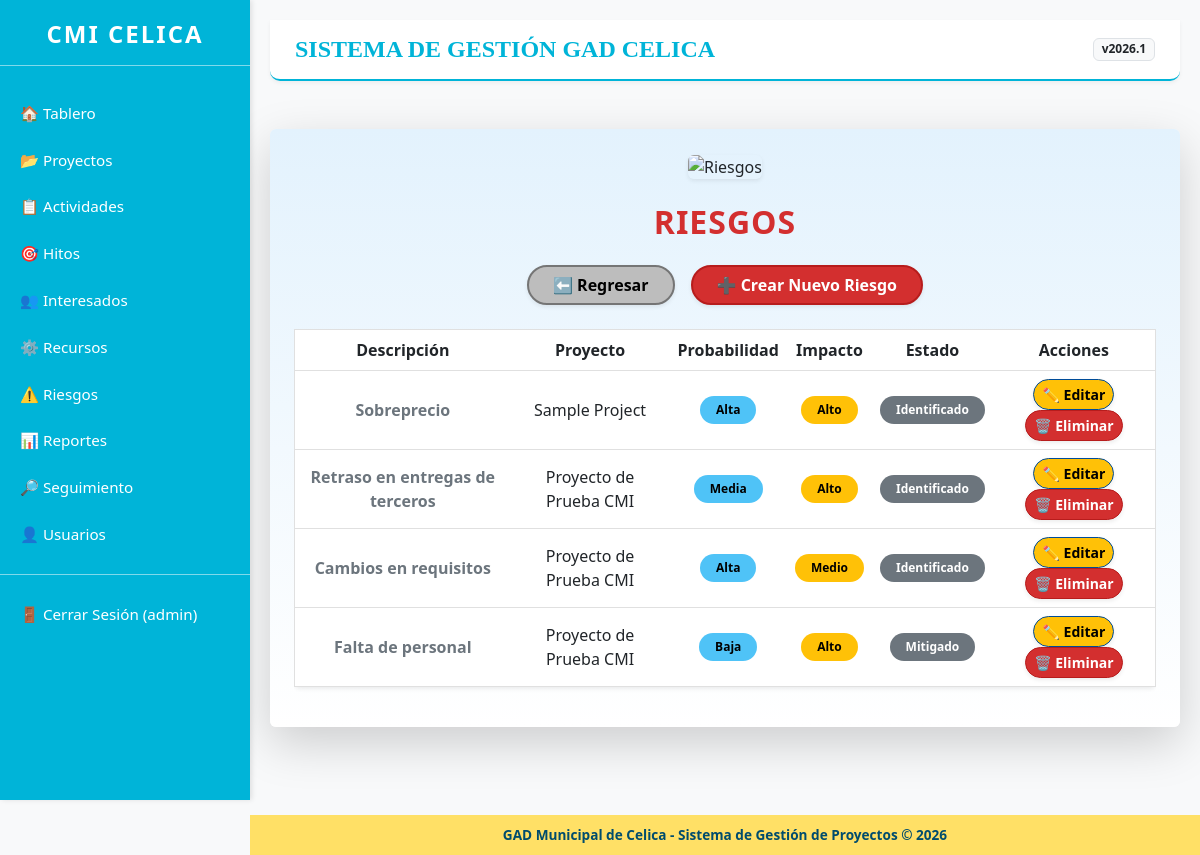
Page /risks/ (signed in) on the committed database.
### risks/models.py (models this page shows, shortened)
class Risk(models.Model):
    PROBABILITY_CHOICES = [
        ('low', 'Baja'),
        ('medium', 'Media'),
        ('high', 'Alta'),
    ]
    IMPACT_CHOICES = [
        ('low', 'Bajo'),
        ('medium', 'Medio'),
        ('high', 'Alto'),
    ]
    STATUS_CHOICES = [
        ('identified', 'Identificado'),
        ('mitigated', 'Mitigado'),
        ('occurred', 'Ocurrido'),
    ]
    project = models.ForeignKey(Project, on_delete=models.CASCADE, verbose_name='Proyecto')
    description = models.TextField(verbose_name='Descripción')
    probability = models.CharField(max_length=10, choices=PROBABILITY_CHOICES, default='medium', verbose_name='Probabilidad')
    impact = models.CharField(max_length=10, choices=IMPACT_CHOICES, default='medium', verbose_name='Impacto')
    status = models.CharField(max_length=20, choices=STATUS_CHOICES, default='identified', verbose_name='Estado')
    mitigation_plan = models.TextField(blank=True, verbose_name='Plan de Mitigación')
    identified_by = models.CharField(max_length=200, verbose_name='Identificado Por')
    identified_date = models.DateField(auto_now_add=True, verbose_name='Fecha de Identificación')
    class Meta:
        verbose_name = 'Riesgo'
        verbose_name_plural = 'Riesgos'

### projects/models.py (models this page shows, shortened)
class Project(models.Model):
    STATUS_CHOICES = [
        ('planning', 'Planificación'),
        ('in_progress', 'En Progreso'),
        ('completed', 'Completado'),
        ('on_hold', 'En Espera'),
        ('modified', 'Modificado'),
    ]
    name = models.CharField(max_length=200, verbose_name='Nombre')
    description = models.TextField(verbose_name='Descripción')
    start_date = models.DateField(verbose_name='Fecha de Inicio')
    end_date = models.DateField(verbose_name='Fecha de Fin')
    status = models.CharField(max_length=20, choices=STATUS_CHOICES, default='planning', verbose_name='Estado')
    budget = models.DecimalField(max_digits=10, decimal_places=2, null=True, blank=True, verbose_name='Presupuesto')
    created_by = models.ForeignKey(User, on_delete=models.CASCADE)
    created_at = models.DateTimeField(auto_now_add=True)
    updated_at = models.DateTimeField(auto_now=True)
    class Meta:
        verbose_name = 'Proyecto'
        verbose_name_plural = 'Proyectos'

### risks/views.py (the view)
# urls.py: path('', views.risk_list, name='risk_list'),
@login_required
def risk_list(request):
    risks = Risk.objects.all()
    return render(request, 'risks/risk_list.html', {'risks': risks})

### templates/risks/risk_list.html (shortened to what this page needs)
{% extends 'base.html' %}
{% load static %}
{% block content %}
<div class="container my-5 p-4 shadow-lg rounded"
     style="background:linear-gradient(180deg,#e3f2fd 0%,#fff 100%); font-family:'Segoe UI','Helvetica Neue',sans-serif;">
    <div class="text-center mb-4">
        <img src="{% static 'projects/images/risks_logo.png' %}"
             alt="Riesgos"
             class="img-fluid rounded shadow-sm"
             style="max-height:120px;">
    </div>
    <h1 class="mb-4 fw-bold text-center"
        style="font-size:2rem; color:#d32f2f; letter-spacing:1px; text-transform:uppercase;">
        Riesgos
    </h1>
    <div class="text-center mb-4 d-flex justify-content-center gap-3 flex-wrap">
        <a href="javascript:history.back()"
           class="btn fw-bold px-4 shadow-sm rounded-pill"
           style="background-color:#bdbdbd; color:#000; border:2px solid #757575;">
           ⬅️ Regresar
        </a>
        <a href="{% url 'risks:risk_create' %}"
           class="btn fw-bold px-4 shadow-sm rounded-pill"
           style="background-color:#d32f2f; color:#fff; border:2px solid #b71c1c;">
           ➕ Crear Nuevo Riesgo
        </a>
    </div>
    <div class="table-responsive">
        <table class="table table-hover align-middle shadow-sm rounded text-center"
               style="border:1px solid #e0e0e0;">
            <thead style="background-color:#ffd600; color:#000; font-weight:700; font-size:1rem;">
                <tr>
                    <th>Descripción</th>
                    <th>Proyecto</th>
                    <th>Probabilidad</th>
                    <th>Impacto</th>
                    <th>Estado</th>
                    <th>Acciones</th>
                </tr>
            </thead>
            <tbody>
                {% for risk in risks %}
                    <tr>
                        <td class="fw-semibold text-secondary">{{ risk.description }}</td>
                        <td>{{ risk.project.name }}</td>
                        <td>
                            <span class="badge px-3 py-2 rounded-pill" style="background-color:#4fc3f7; color:#000;">
                                {{ risk.get_probability_display }}
                            </span>
                        </td>
                        <td>
                            <span class="badge px-3 py-2 rounded-pill" style="background-color:#ffc107; color:#000;">
                                {{ risk.get_impact_display }}
                            </span>
                        </td>
                        <td>
                            <span class="badge px-3 py-2 rounded-pill" style="background-color:#6c757d; color:#fff;">
                                {{ risk.get_status_display }}
                            </span>
                        </td>
                        <td>
                            <a href="{% url 'risks:risk_edit' risk.pk %}"
                               class="btn btn-sm fw-bold shadow-sm rounded-pill"
                               style="background-color:#ffc107; color:#000; border:1px solid #004c99;">
                                ✏️ Editar
                            </a>
                            <a href="{% url 'risks:risk_delete' risk.pk %}"
                               class="btn btn-sm fw-bold shadow-sm rounded-pill"
                               style="background-color:#d32f2f; color:#fff; border:1px solid #b71c1c;">
                                🗑️ Eliminar
                            </a>
                        </td>
                    </tr>
                {% empty %}
                    <tr>
                        <td colspan="6" class="text-secondary text-center py-3">
                            No hay riesgos registrados aún.
                        </td>
                    </tr>
                {% endfor %}
            </tbody>
        </table>
    </div>
</div>
{% endblock %}

### templates/base.html (shortened to what this page needs)
<!DOCTYPE html>
<html lang="es">
<head>
    <link href="https://cdn.jsdelivr.net/npm/bootstrap@5.3.0/dist/css/bootstrap.min.css" rel="stylesheet">
    {% load static %}
</head>
<body>
    <div class="sidebar">
        <div class="text-center mb-4">
            <h4 class="fw-bold" style="letter-spacing: 2px;">CMI CELICA</h4>
            <hr style="background-color: white; opacity: 0.5;">
        </div>
        <a href="{% url 'dashboard' %}">🏠 Tablero</a>
        <a href="{% url 'project_list' %}">📂 Proyectos</a>
        <a href="{% url 'activity_list' %}">📋 Actividades</a>
        <a href="{% url 'milestone_list' %}">🎯 Hitos</a>
        <a href="{% url 'stakeholders:stakeholder_list' %}">👥 Interesados</a>
        <a href="{% url 'resources:resource_list' %}">⚙️ Recursos</a>
        <a href="{% url 'risks:risk_list' %}">⚠️ Riesgos</a>
        <a href="{% url 'reports:report_list' %}">📊 Reportes</a>
        <a href="{% url 'seguimiento_list' %}">🔎 Seguimiento</a>
        <a href="{% url 'user_list' %}">👤 Usuarios</a>
        {% if user.is_authenticated %}
            <hr style="background-color: white; opacity: 0.5;">
            <form method="post" action="{% url 'logout' %}">
                <button type="submit">🚪 Cerrar Sesión ({{ user.username }})</button>
            </form>
        {% else %}
            <a href="{% url 'login' %}">🔑 Iniciar Sesión</a>
        {% endif %}
    </div>
    <div class="content">
        <div class="header d-flex justify-content-between align-items-center">
            <h1>SISTEMA DE GESTIÓN GAD CELICA</h1>
            <span class="badge bg-light text-dark border">v2026.1</span>
        </div>
        {% block content %}{% endblock %}
    </div>
    <footer>
        <div>
            GAD Municipal de Celica - Sistema de Gestión de Proyectos © 2026
        </div>
    </footer>
</body>
</html>

### templates/base.html (style rules this page uses)
body { background-color: #f8f9fa; }
.sidebar { height: 100vh; background-color: #00b4d8; color: white; position: fixed; top: 0; left: 0; width: 250px; padding-top: 20px; box-shadow: 2px 0 5px rgba(0,0,0,0.1); z-index: 1000; }
.sidebar a, .sidebar button { color: white; text-decoration: none; display: block; padding: 12px 20px; border: none; background: none; text-align: left; width: 100%; transition: 0.3s; font-size: 0.95rem; }
.content { margin-left: 250px; padding: 20px 20px 80px 20px; min-height: 100vh; }
.header { background-color: #ffffff; padding: 15px 25px; border-bottom: 2px solid #00b4d8; margin-bottom: 20px; border-radius: 0 0 10px 10px; box-shadow: 0 2px 4px rgba(0,0,0,0.05); }
.header h1 { font-family: 'Georgia', serif; font-size: 24px; font-weight: bold; color: #00b4d8; margin: 0; }
footer { margin-left: 250px; background-color: #ffe066; color: #004c6d; text-align: center; padding: 10px; position: fixed; bottom: 0; width: calc(100% - 250px); font-weight: bold; font-size: 0.85rem; z-index: 999; }
.sidebar form { margin: 0; padding: 0; }

### rows in the picture
Risk: description "Sobreprecio", project.name "Sample Project", probability "Alta", impact "Alto", status "Identificado"
Risk: description "Retraso en entregas de terceros", project.name "Proyecto de Prueba CMI", probability "Media", impact "Alto", status "Identificado"
Risk: description "Cambios en requisitos", project.name "Proyecto de Prueba CMI", probability "Alta", impact "Medio", status "Identificado"
Risk: description "Falta de personal", project.name "Proyecto de Prueba CMI", probability "Baja", impact "Alto", status "Mitigado"

### other values in the picture
{{ user.username }} "admin"
